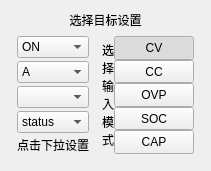
    <widget class="QFrame" name="frame_3">
     <property name="cursor">
      <cursorShape>BlankCursor</cursorShape>
     </property>
     <property name="contextMenuPolicy">
      <enum>Qt::NoContextMenu</enum>
     </property>
     <property name="frameShape">
      <enum>QFrame::NoFrame</enum>
     </property>
     <property name="frameShadow">
      <enum>QFrame::Plain</enum>
     </property>
     <property name="lineWidth">
      <number>0</number>
     </property>
     <layout class="QGridLayout" name="gridLayout_4" rowstretch="1,5" columnstretch="1,1">
      <property name="spacing">
       <number>1</number>
      </property>
      <item row="0" column="0" colspan="2">
       <widget class="QLabel" name="selectmode_label">
        <property name="cursor">
         <cursorShape>BlankCursor</cursorShape>
        </property>
        <property name="contextMenuPolicy">
         <enum>Qt::NoContextMenu</enum>
        </property>
        <property name="lineWidth">
         <number>0</number>
        </property>
        <property name="text">
         <string>选择目标设置</string>
        </property>
        <property name="alignment">
         <set>Qt::AlignCenter</set>
        </property>
       </widget>
      </item>
      <item row="1" column="0">
       <widget class="QFrame" name="frame_2">
        <property name="frameShape">
         <enum>QFrame::NoFrame</enum>
        </property>
        <property name="frameShadow">
         <enum>QFrame::Plain</enum>
        </property>
        <property name="lineWidth">
         <number>0</number>
        </property>
        <layout class="QVBoxLayout" name="verticalLayout_2" stretch="1,1,1,1,1">
         <property name="spacing">
          <number>3</number>
         </property>
         <property name="leftMargin">
          <number>6</number>
         </property>
         <property name="topMargin">
          <number>6</number>
         </property>
         <property name="rightMargin">
          <number>6</number>
         </property>
         <property name="bottomMargin">
          <number>6</number>
         </property>
         <item>
          <widget class="QComboBox" name="onoff_comboBox">
           <property name="sizePolicy">
            <sizepolicy hsizetype="Preferred" vsizetype="Preferred">
             <horstretch>0</horstretch>
             <verstretch>0</verstretch>
            </sizepolicy>
           </property>
           <property name="cursor">
            <cursorShape>BlankCursor</cursorShape>
           </property>
           <property name="focusPolicy">
            <enum>Qt::NoFocus</enum>
           </property>
           <property name="contextMenuPolicy">
            <enum>Qt::NoContextMenu</enum>
           </property>
           <property name="layoutDirection">
            <enum>Qt::LeftToRight</enum>
           </property>
           <property name="styleSheet">
            <string notr="true"/>
           </property>
           <property name="currentText">
            <string>ON</string>
           </property>
           <property name="currentIndex">
            <number>0</number>
           </property>
           <property name="maxVisibleItems">
            <number>6</number>
           </property>
           <property name="maxCount">
            <number>9</number>
           </property>
           <property name="Outputed" stdset="0">
            <bool>true</bool>
           </property>
           <item>
            <property name="text">
             <string>ON</string>
            </property>
           </item>
           <item>
            <property name="text">
             <string>OFF</string>
            </property>
           </item>
          </widget>
         </item>
         <item>
          <widget class="QComboBox" name="unit_comboBox">
           <property name="sizePolicy">
            <sizepolicy hsizetype="Preferred" vsizetype="Preferred">
             <horstretch>0</horstretch>
             <verstretch>0</verstretch>
            </sizepolicy>
           </property>
           <property name="cursor">
            <cursorShape>BlankCursor</cursorShape>
           </property>
           <property name="focusPolicy">
            <enum>Qt::NoFocus</enum>
           </property>
           <property name="contextMenuPolicy">
            <enum>Qt::NoContextMenu</enum>
           </property>
           <property name="currentText">
            <string>A</string>
           </property>
           <property name="maxVisibleItems">
            <number>6</number>
           </property>
           <property name="maxCount">
            <number>9</number>
           </property>
           <property name="modelColumn">
            <number>0</number>
           </property>
           <item>
            <property name="text">
             <string>A</string>
            </property>
           </item>
           <item>
            <property name="text">
             <string>mA</string>
            </property>
           </item>
           <item>
            <property name="text">
             <string>AUTO</string>
            </property>
           </item>
          </widget>
         </item>
         <item>
          <widget class="QComboBox" name="model_comboBox">
           <property name="sizePolicy">
            <sizepolicy hsizetype="Preferred" vsizetype="Preferred">
             <horstretch>0</horstretch>
             <verstretch>0</verstretch>
            </sizepolicy>
           </property>
           <property name="cursor">
            <cursorShape>BlankCursor</cursorShape>
           </property>
           <property name="focusPolicy">
            <enum>Qt::NoFocus</enum>
           </property>
           <property name="contextMenuPolicy">
            <enum>Qt::NoContextMenu</enum>
           </property>
           <property name="maxVisibleItems">
            <number>6</number>
           </property>
           <property name="maxCount">
            <number>9</number>
           </property>
          </widget>
         </item>
         <item>
          <widget class="QComboBox" name="cardpage_comboBox">
           <property name="sizePolicy">
            <sizepolicy hsizetype="Preferred" vsizetype="Preferred">
             <horstretch>0</horstretch>
             <verstretch>0</verstretch>
            </sizepolicy>
           </property>
           <item>
            <property name="text">
             <string>status</string>
            </property>
           </item>
           <item>
            <property name="text">
             <string>version</string>
            </property>
           </item>
          </widget>
         </item>
         <item>
          <widget class="QLabel" name="combo_label">
           <property name="cursor">
            <cursorShape>BlankCursor</cursorShape>
           </property>
           <property name="contextMenuPolicy">
            <enum>Qt::NoContextMenu</enum>
           </property>
           <property name="lineWidth">
            <number>0</number>
           </property>
           <property name="text">
            <string>点击下拉设置</string>
           </property>
           <property name="alignment">
            <set>Qt::AlignCenter</set>
           </property>
          </widget>
         </item>
        </layout>
       </widget>
      </item>
      <item row="1" column="1">
       <widget class="QFrame" name="frame">
        <property name="frameShape">
         <enum>QFrame::NoFrame</enum>
        </property>
        <property name="frameShadow">
         <enum>QFrame::Plain</enum>
        </property>
        <property name="lineWidth">
         <number>0</number>
        </property>
        <layout class="QGridLayout" name="gridLayout_3" rowstretch="1,1,1,1,1" columnstretch="1,3">
         <property name="leftMargin">
          <number>6</number>
         </property>
         <property name="topMargin">
          <number>6</number>
         </property>
         <property name="rightMargin">
          <number>6</number>
         </property>
         <property name="bottomMargin">
          <number>6</number>
         </property>
         <property name="spacing">
          <number>0</number>
         </property>
         <item row="0" column="0" rowspan="5">
          <widget class="QLabel" name="keyinput_label">
           <property name="cursor">
            <cursorShape>BlankCursor</cursorShape>
           </property>
           <property name="contextMenuPolicy">
            <enum>Qt::NoContextMenu</enum>
           </property>
           <property name="lineWidth">
            <number>0</number>
           </property>
           <property name="text">
            <string>选
择
输
入
模
式</string>
           </property>
           <property name="alignment">
            <set>Qt::AlignCenter</set>
           </property>
          </widget>
         </item>
         <item row="0" column="1">
          <widget class="QPushButton" name="cv_pushButton">
           <property name="sizePolicy">
            <sizepolicy hsizetype="Preferred" vsizetype="Preferred">
             <horstretch>0</horstretch>
             <verstretch>0</verstretch>
            </sizepolicy>
           </property>
           <property name="cursor">
            <cursorShape>BlankCursor</cursorShape>
           </property>
           <property name="focusPolicy">
            <enum>Qt::NoFocus</enum>
           </property>
           <property name="contextMenuPolicy">
            <enum>Qt::NoContextMenu</enum>
           </property>
           <property name="text">
            <string>CV</string>
           </property>
           <property name="checkable">
            <bool>true</bool>
           </property>
           <property name="checked">
            <bool>true</bool>
           </property>
           <attribute name="buttonGroup">
            <string notr="true">buttonGroup</string>
           </attribute>
          </widget>
         </item>
         <item row="1" column="1">
          <widget class="QPushButton" name="cc_pushButton">
           <property name="sizePolicy">
            <sizepolicy hsizetype="Preferred" vsizetype="Preferred">
             <horstretch>0</horstretch>
             <verstretch>0</verstretch>
            </sizepolicy>
           </property>
           <property name="cursor">
            <cursorShape>BlankCursor</cursorShape>
           </property>
           <property name="focusPolicy">
            <enum>Qt::NoFocus</enum>
           </property>
           <property name="contextMenuPolicy">
            <enum>Qt::NoContextMenu</enum>
           </property>
           <property name="text">
            <string>CC</string>
           </property>
           <property name="checkable">
            <bool>true</bool>
           </property>
           <property name="checked">
            <bool>false</bool>
           </property>
           <attribute name="buttonGroup">
            <string notr="true">buttonGroup</string>
           </attribute>
          </widget>
         </item>
         <item row="2" column="1">
          <widget class="QPushButton" name="ovp_pushButton">
           <property name="sizePolicy">
            <sizepolicy hsizetype="Preferred" vsizetype="Preferred">
             <horstretch>0</horstretch>
             <verstretch>0</verstretch>
            </sizepolicy>
           </property>
           <property name="cursor">
            <cursorShape>BlankCursor</cursorShape>
           </property>
           <property name="focusPolicy">
            <enum>Qt::NoFocus</enum>
           </property>
           <property name="contextMenuPolicy">
            <enum>Qt::NoContextMenu</enum>
           </property>
           <property name="text">
            <string>OVP</string>
           </property>
           <property name="checkable">
            <bool>true</bool>
           </property>
           <property name="checked">
            <bool>false</bool>
           </property>
           <attribute name="buttonGroup">
            <string notr="true">buttonGroup</string>
           </attribute>
          </widget>
         </item>
         <item row="3" column="1">
          <widget class="QPushButton" name="soc_pushButton">
           <property name="sizePolicy">
            <sizepolicy hsizetype="Preferred" vsizetype="Preferred">
             <horstretch>0</horstretch>
             <verstretch>0</verstretch>
            </sizepolicy>
           </property>
           <property name="cursor">
            <cursorShape>BlankCursor</cursorShape>
           </property>
           <property name="focusPolicy">
            <enum>Qt::NoFocus</enum>
           </property>
           <property name="contextMenuPolicy">
            <enum>Qt::NoContextMenu</enum>
           </property>
           <property name="text">
            <string>SOC</string>
           </property>
           <property name="checkable">
            <bool>true</bool>
           </property>
           <property name="checked">
            <bool>false</bool>
           </property>
           <attribute name="buttonGroup">
            <string notr="true">buttonGroup</string>
           </attribute>
          </widget>
         </item>
         <item row="4" column="1">
          <widget class="QPushButton" name="cap_pushButton">
           <property name="sizePolicy">
            <sizepolicy hsizetype="Preferred" vsizetype="Preferred">
             <horstretch>0</horstretch>
             <verstretch>0</verstretch>
            </sizepolicy>
           </property>
           <property name="cursor">
            <cursorShape>BlankCursor</cursorShape>
           </property>
           <property name="focusPolicy">
            <enum>Qt::NoFocus</enum>
           </property>
           <property name="contextMenuPolicy">
            <enum>Qt::NoContextMenu</enum>
           </property>
           <property name="text">
            <string>CAP</string>
           </property>
           <property name="checkable">
            <bool>true</bool>
           </property>
           <property name="checked">
            <bool>false</bool>
           </property>
           <attribute name="buttonGroup">
            <string notr="true">buttonGroup</string>
           </attribute>
          </widget>
         </item>
        </layout>
       </widget>
      </item>
     </layout>
    </widget>
